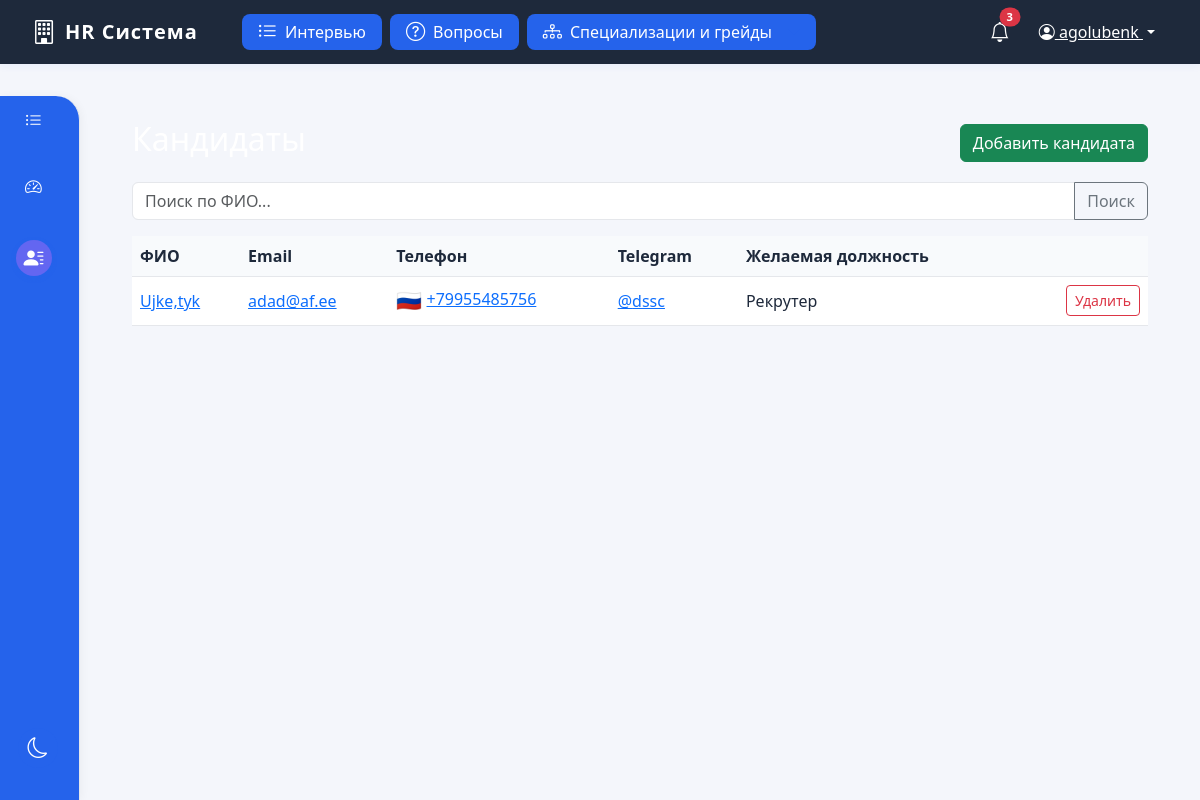
Before: /candidates/ (signed in) with the older database file.
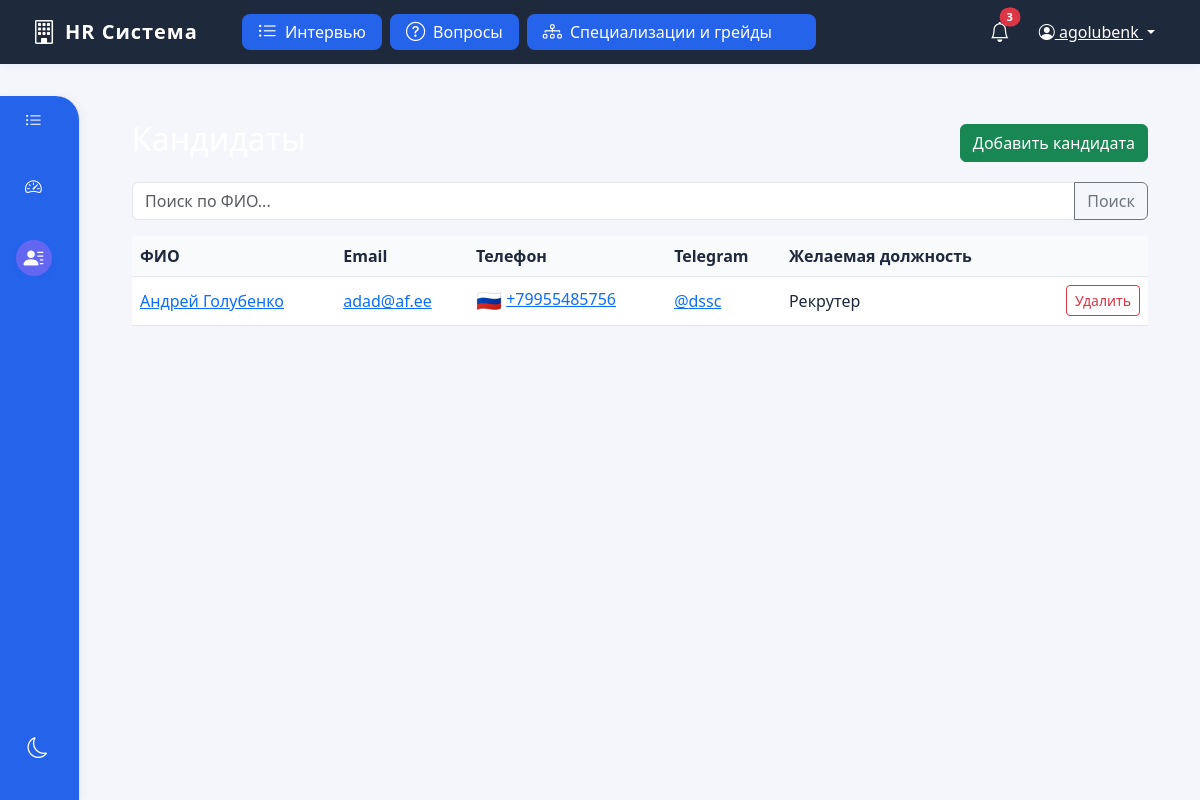
After: the same page with the newer database file.
### positions/models.py (models this page shows, shortened)
class Candidate(models.Model):
    full_name = models.CharField(max_length=255, verbose_name="ФИО")
    email = models.EmailField(blank=True, null=True, verbose_name="Email")
    phone = models.CharField(max_length=30, blank=True, null=True, verbose_name="Телефон")
    telegram = models.CharField(max_length=100, blank=True, null=True, verbose_name="Telegram (ссылка)")
    desired_position = models.ForeignKey('Position', on_delete=models.PROTECT, null=True, blank=True, verbose_name="Желаемая должность")
    resume = models.FileField(upload_to='resumes/', blank=True, null=True, verbose_name="Резюме (PDF)")
    notes = models.TextField(blank=True, verbose_name="Заметки")
    created_at = models.DateTimeField(auto_now_add=True)
    updated_at = models.DateTimeField(auto_now=True)
    def get_telegram_username(self):
        if not self.telegram:
            return None
        username = self.telegram.lstrip('@')
        if 't.me/' in username:
            username = username.split('t.me/')[-1]
        return username
    def get_telegram_link(self):
        username = self.get_telegram_username()
        if not username:
            return None
        return f"https://t.me/{username}"
    class Meta:
        verbose_name = "Кандидат"
        verbose_name_plural = "Кандидаты"
        ordering = ['full_name']

class Position(models.Model):
    name = models.CharField(max_length=100, unique=True, verbose_name='Название специализации')
    is_active = models.BooleanField(default=True, verbose_name='Активна')
    class Meta:
        verbose_name = 'Специализация'
        verbose_name_plural = 'Специализации'
        ordering = ['name']

### positions/views.py (the view)
# urls.py: path('candidates/', views.CandidateListView.as_view(), name='candidate_list'),
class CandidateListView(LoginRequiredMixin, ListView):
    model = Candidate
    template_name = 'positions/candidate_list.html'
    context_object_name = 'candidates'
    paginate_by = 20
    def get_queryset(self):
        qs = super().get_queryset()
        q = self.request.GET.get('q')
        if q:
            qs = qs.filter(full_name__icontains=q)
        return qs.order_by('full_name')

### templates/positions/candidate_list.html (shortened to what this page needs)
{% extends 'positions/base.html' %}
{% block content %}
<div class="container mt-4">
    <div class="d-flex justify-content-between align-items-center mb-3">
        <h2>Кандидаты</h2>
        <a href="{% url 'positions:candidate_create' %}" class="btn btn-success">Добавить кандидата</a>
    </div>
    <form method="get" class="mb-3">
        <div class="input-group">
            <input type="text" name="q" class="form-control" placeholder="Поиск по ФИО..." value="{{ request.GET.q }}">
            <button class="btn btn-outline-secondary" type="submit">Поиск</button>
        </div>
    </form>
    <div class="table-responsive">
        <table class="table table-hover align-middle">
            <thead>
                <tr>
                    <th>ФИО</th>
                    <th>Email</th>
                    <th>Телефон</th>
                    <th>Telegram</th>
                    <th>Желаемая должность</th>
                    <th></th>
                </tr>
            </thead>
            <tbody>
                {% for candidate in candidates %}
                <tr>
                    <td><a href="{% url 'positions:candidate_detail' candidate.pk %}">{{ candidate.full_name }}</a></td>
                    <td>{% if candidate.email %}<a href="mailto:{{ candidate.email }}">{{ candidate.email }}</a>{% endif %}</td>
                    <td><span class="phone-flag" data-phone="{{ candidate.phone|default:'' }}"></span>{% if candidate.phone %}<a href="tel:{{ candidate.phone }}">{{ candidate.phone }}</a>{% endif %}</td>
                    <td>{% if candidate.telegram %}<a href="{{ candidate.get_telegram_link }}" target="_blank">@{{ candidate.get_telegram_username }}</a>{% endif %}</td>
                    <td>{{ candidate.desired_position.name }}</td>
                    <td class="text-end">
                        <a href="{% url 'positions:candidate_delete' candidate.pk %}" class="btn btn-sm btn-outline-danger">Удалить</a>
                    </td>
                </tr>
                {% empty %}
                <tr><td colspan="6" class="text-center">Нет кандидатов</td></tr>
                {% endfor %}
            </tbody>
        </table>
    </div>
</div>
{% endblock %}

Changed rows visible on the page:
changed Candidate "adad@af.ee": full_name "Ujke,tyk" → "Андрей Голубенко"
